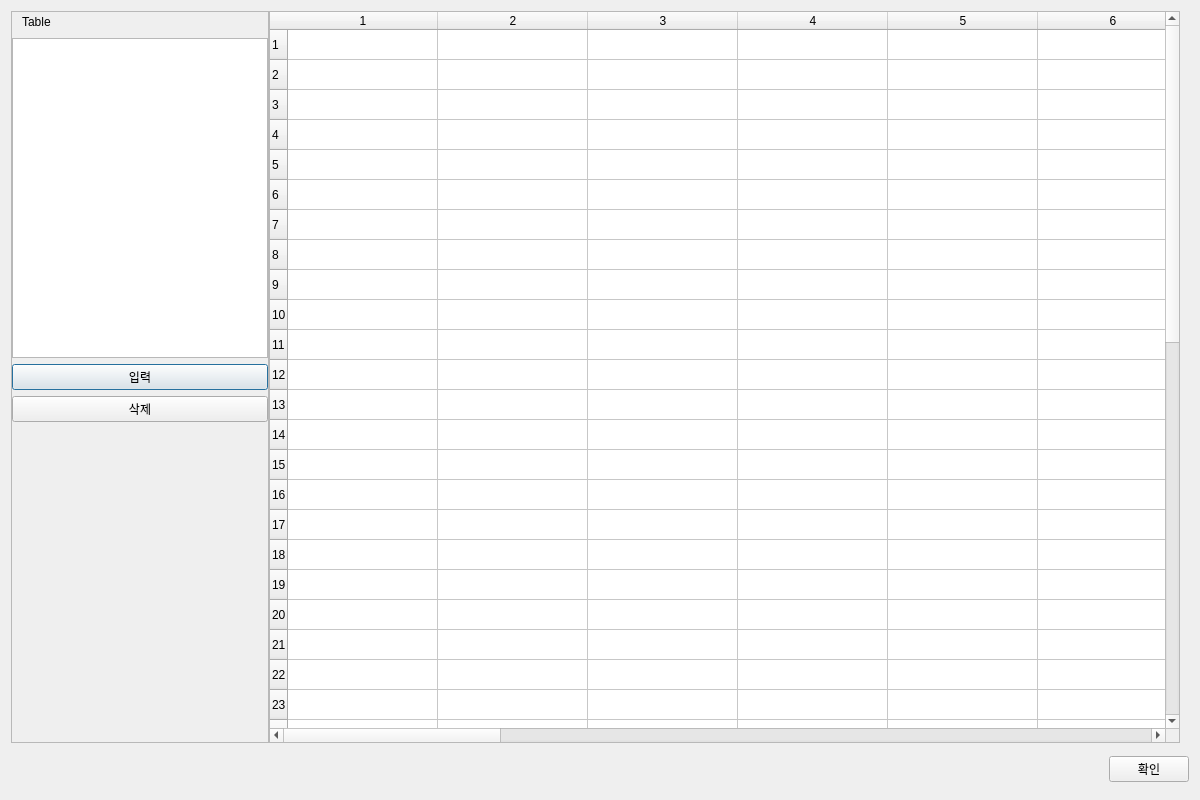
<?xml version="1.0" encoding="UTF-8"?>
<ui version="4.0">
 <class>DlgDB</class>
 <widget class="QDialog" name="DlgDB">
  <property name="geometry">
   <rect>
    <x>0</x>
    <y>0</y>
    <width>1200</width>
    <height>800</height>
   </rect>
  </property>
  <property name="windowTitle">
   <string>공개 데이터 저장소</string>
  </property>
  <layout class="QVBoxLayout" name="verticalLayout">
   <item>
    <layout class="QVBoxLayout" name="verticalLayout_47">
     <property name="sizeConstraint">
      <enum>QLayout::SetDefaultConstraint</enum>
     </property>
     <item>
      <widget class="QFrame" name="frame_33">
       <property name="frameShape">
        <enum>QFrame::NoFrame</enum>
       </property>
       <property name="frameShadow">
        <enum>QFrame::Raised</enum>
       </property>
       <layout class="QHBoxLayout" name="horizontalLayout_34">
        <property name="spacing">
         <number>0</number>
        </property>
        <property name="leftMargin">
         <number>0</number>
        </property>
        <property name="topMargin">
         <number>0</number>
        </property>
        <property name="bottomMargin">
         <number>0</number>
        </property>
        <item>
         <layout class="QHBoxLayout" name="horizontalLayout_35" stretch="0,0">
          <item>
           <widget class="QFrame" name="frame_34">
            <property name="sizePolicy">
             <sizepolicy hsizetype="Fixed" vsizetype="Preferred">
              <horstretch>0</horstretch>
              <verstretch>0</verstretch>
             </sizepolicy>
            </property>
            <property name="minimumSize">
             <size>
              <width>100</width>
              <height>0</height>
             </size>
            </property>
            <property name="frameShape">
             <enum>QFrame::StyledPanel</enum>
            </property>
            <property name="frameShadow">
             <enum>QFrame::Raised</enum>
            </property>
            <layout class="QHBoxLayout" name="horizontalLayout_36">
             <property name="leftMargin">
              <number>0</number>
             </property>
             <property name="topMargin">
              <number>0</number>
             </property>
             <property name="rightMargin">
              <number>0</number>
             </property>
             <property name="bottomMargin">
              <number>0</number>
             </property>
             <item>
              <layout class="QVBoxLayout" name="verticalLayout_44">
               <item>
                <widget class="QLabel" name="label">
                 <property name="sizePolicy">
                  <sizepolicy hsizetype="Preferred" vsizetype="Fixed">
                   <horstretch>0</horstretch>
                   <verstretch>0</verstretch>
                  </sizepolicy>
                 </property>
                 <property name="minimumSize">
                  <size>
                   <width>0</width>
                   <height>20</height>
                  </size>
                 </property>
                 <property name="text">
                  <string>Table</string>
                 </property>
                 <property name="wordWrap">
                  <bool>false</bool>
                 </property>
                 <property name="indent">
                  <number>10</number>
                 </property>
                </widget>
               </item>
               <item>
                <widget class="QListWidget" name="lstDBTableList"/>
               </item>
               <item>
                <widget class="QPushButton" name="btnDBInsert">
                 <property name="text">
                  <string>입력</string>
                 </property>
                </widget>
               </item>
               <item>
                <widget class="QPushButton" name="btnDBDelete">
                 <property name="text">
                  <string>삭제</string>
                 </property>
                </widget>
               </item>
               <item>
                <spacer name="verticalSpacer_9">
                 <property name="orientation">
                  <enum>Qt::Vertical</enum>
                 </property>
                 <property name="sizeHint" stdset="0">
                  <size>
                   <width>20</width>
                   <height>40</height>
                  </size>
                 </property>
                </spacer>
               </item>
              </layout>
             </item>
            </layout>
           </widget>
          </item>
          <item>
           <widget class="QFrame" name="frame_35">
            <property name="frameShape">
             <enum>QFrame::NoFrame</enum>
            </property>
            <property name="frameShadow">
             <enum>QFrame::Raised</enum>
            </property>
            <layout class="QHBoxLayout" name="horizontalLayout">
             <property name="leftMargin">
              <number>0</number>
             </property>
             <property name="topMargin">
              <number>0</number>
             </property>
             <property name="rightMargin">
              <number>0</number>
             </property>
             <property name="bottomMargin">
              <number>0</number>
             </property>
             <item>
              <layout class="QVBoxLayout" name="verticalLayout_46">
               <item>
                <widget class="QTableWidget" name="tbDB">
                 <property name="rowCount">
                  <number>50</number>
                 </property>
                 <property name="columnCount">
                  <number>20</number>
                 </property>
                 <attribute name="horizontalHeaderVisible">
                  <bool>true</bool>
                 </attribute>
                 <attribute name="horizontalHeaderCascadingSectionResizes">
                  <bool>false</bool>
                 </attribute>
                 <attribute name="horizontalHeaderMinimumSectionSize">
                  <number>57</number>
                 </attribute>
                 <attribute name="horizontalHeaderDefaultSectionSize">
                  <number>150</number>
                 </attribute>
                 <attribute name="horizontalHeaderHighlightSections">
                  <bool>true</bool>
                 </attribute>
                 <attribute name="horizontalHeaderShowSortIndicator" stdset="0">
                  <bool>false</bool>
                 </attribute>
                 <attribute name="horizontalHeaderStretchLastSection">
                  <bool>false</bool>
                 </attribute>
                 <attribute name="verticalHeaderVisible">
                  <bool>true</bool>
                 </attribute>
                 <attribute name="verticalHeaderCascadingSectionResizes">
                  <bool>false</bool>
                 </attribute>
                 <attribute name="verticalHeaderDefaultSectionSize">
                  <number>30</number>
                 </attribute>
                 <attribute name="verticalHeaderHighlightSections">
                  <bool>true</bool>
                 </attribute>
                 <attribute name="verticalHeaderShowSortIndicator" stdset="0">
                  <bool>false</bool>
                 </attribute>
                 <attribute name="verticalHeaderStretchLastSection">
                  <bool>false</bool>
                 </attribute>
                 <row/>
                 <row/>
                 <row/>
                 <row/>
                 <row/>
                 <row/>
                 <row/>
                 <row/>
                 <row/>
                 <row/>
                 <row/>
                 <row/>
                 <row/>
                 <row/>
                 <row/>
                 <row/>
                 <row/>
                 <row/>
                 <row/>
                 <row/>
                 <row/>
                 <row/>
                 <row/>
                 <row/>
                 <row/>
                 <row/>
                 <row/>
                 <row/>
                 <row/>
                 <row/>
                 <row/>
                 <row/>
                 <row/>
                 <row/>
                 <row/>
                 <row/>
                 <row/>
                 <row/>
                 <row/>
                 <row/>
                 <row/>
                 <row/>
                 <row/>
                 <row/>
                 <row/>
                 <row/>
                 <row/>
                 <row/>
                 <row/>
                 <row/>
                 <column/>
                 <column/>
                 <column/>
                 <column/>
                 <column/>
                 <column/>
                 <column/>
                 <column/>
                 <column/>
                 <column/>
                 <column/>
                 <column/>
                 <column/>
                 <column/>
                 <column/>
                 <column/>
                 <column/>
                 <column/>
                 <column/>
                 <column/>
                </widget>
               </item>
              </layout>
             </item>
            </layout>
           </widget>
          </item>
         </layout>
        </item>
       </layout>
      </widget>
     </item>
     <item>
      <widget class="QFrame" name="frame_36">
       <property name="sizePolicy">
        <sizepolicy hsizetype="Preferred" vsizetype="Fixed">
         <horstretch>0</horstretch>
         <verstretch>0</verstretch>
        </sizepolicy>
       </property>
       <property name="minimumSize">
        <size>
         <width>0</width>
         <height>40</height>
        </size>
       </property>
       <property name="frameShape">
        <enum>QFrame::NoFrame</enum>
       </property>
       <property name="frameShadow">
        <enum>QFrame::Raised</enum>
       </property>
       <layout class="QVBoxLayout" name="verticalLayout_48">
        <property name="leftMargin">
         <number>0</number>
        </property>
        <property name="topMargin">
         <number>0</number>
        </property>
        <property name="rightMargin">
         <number>0</number>
        </property>
        <property name="bottomMargin">
         <number>0</number>
        </property>
        <item>
         <layout class="QHBoxLayout" name="horizontalLayout_37">
          <item>
           <spacer name="horizontalSpacer_9">
            <property name="orientation">
             <enum>Qt::Horizontal</enum>
            </property>
            <property name="sizeHint" stdset="0">
             <size>
              <width>40</width>
              <height>20</height>
             </size>
            </property>
           </spacer>
          </item>
          <item>
           <widget class="QPushButton" name="btnDBOK">
            <property name="text">
             <string>확인</string>
            </property>
           </widget>
          </item>
         </layout>
        </item>
       </layout>
      </widget>
     </item>
    </layout>
   </item>
  </layout>
 </widget>
 <resources/>
 <connections/>
</ui>
